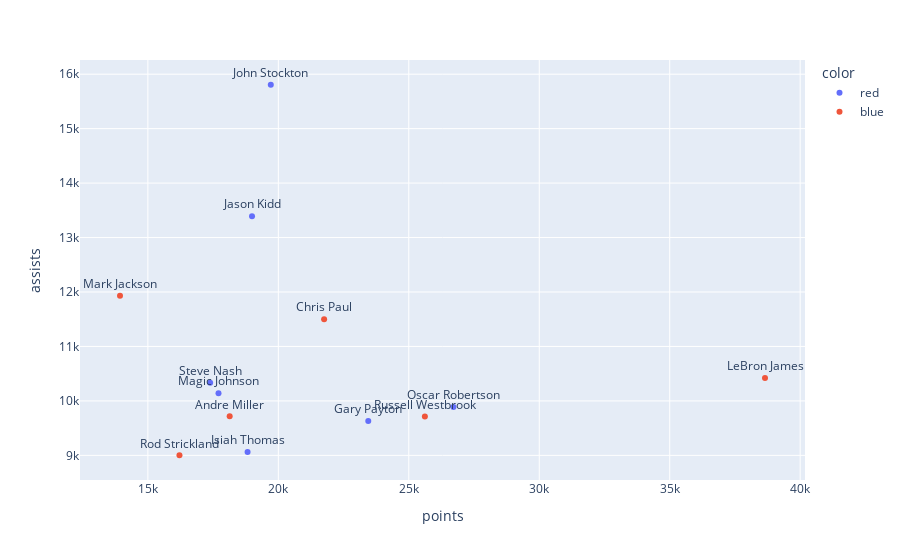

Notebook code for this chart:
### Code cell
filtered_data = hof[hof['assists'] > 8500]
hof['color'] = hof['hof'].map({0: 'blue', 1: 'red'})

fig = px.scatter(
    filtered_data, x="points", y="assists", color='color',
    hover_data=['player'], text='player')

fig.update_traces(textposition='top center')

fig.show()

### Figure 1 — Plotly figure (JSON) as saved in the notebook; plotly's stock layout.template omitted (floating-point values rounded to 4 significant figures)
{"data": [{"customdata": [["Oscar Robertson"], ["Magic Johnson"], ["Isiah Thomas"], ["John Stockton"], ["Gary Payton"], ["Jason Kidd"], ["Steve Nash"]], "hovertemplate": "color=red<br>points=%{x}<br>assists=%{y}<br>player=%{customdata[0]}<extra></extra>", "legendgroup": "red", "marker": {"color": "#636efa", "symbol": "circle"}, "mode": "markers+text", "name": "red", "orientation": "v", "showlegend": true, "text": ["Oscar Robertson", "Magic Johnson", "Isiah Thomas", "John Stockton", "Gary Payton", "Jason Kidd", "Steve Nash"], "textposition": "top center", "type": "scatter", "x": [26710, 17707, 18822, 19711, 23447, 18992, 17387], "xaxis": "x", "y": [9887, 10141, 9061, 15806, 9629, 13393, 10335], "yaxis": "y"}, {"customdata": [["Mark Jackson"], ["Rod Strickland"], ["Andre Miller"], ["LeBron James"], ["Chris Paul"], ["Russell Westbrook"]], "hovertemplate": "color=blue<br>points=%{x}<br>assists=%{y}<br>player=%{customdata[0]}<extra></extra>", "legendgroup": "blue", "marker": {"color": "#EF553B", "symbol": "circle"}, "mode": "markers+text", "name": "blue", "orientation": "v", "showlegend": true, "text": ["Mark Jackson", "Rod Strickland", "Andre Miller", "LeBron James", "Chris Paul", "Russell Westbrook"], "textposition": "top center", "type": "scatter", "x": [13932, 16211, 18135, 38652, 21755, 25616], "xaxis": "x", "y": [11930, 9002, 9717, 10420, 11501, 9713], "yaxis": "y"}], "layout": {"legend": {"title": {"text": "color"}, "tracegroupgap": 0}, "margin": {"t": 60}, "xaxis": {"anchor": "y", "domain": [0, 1], "title": {"text": "points"}}, "yaxis": {"anchor": "x", "domain": [0, 1], "title": {"text": "assists"}}}}
